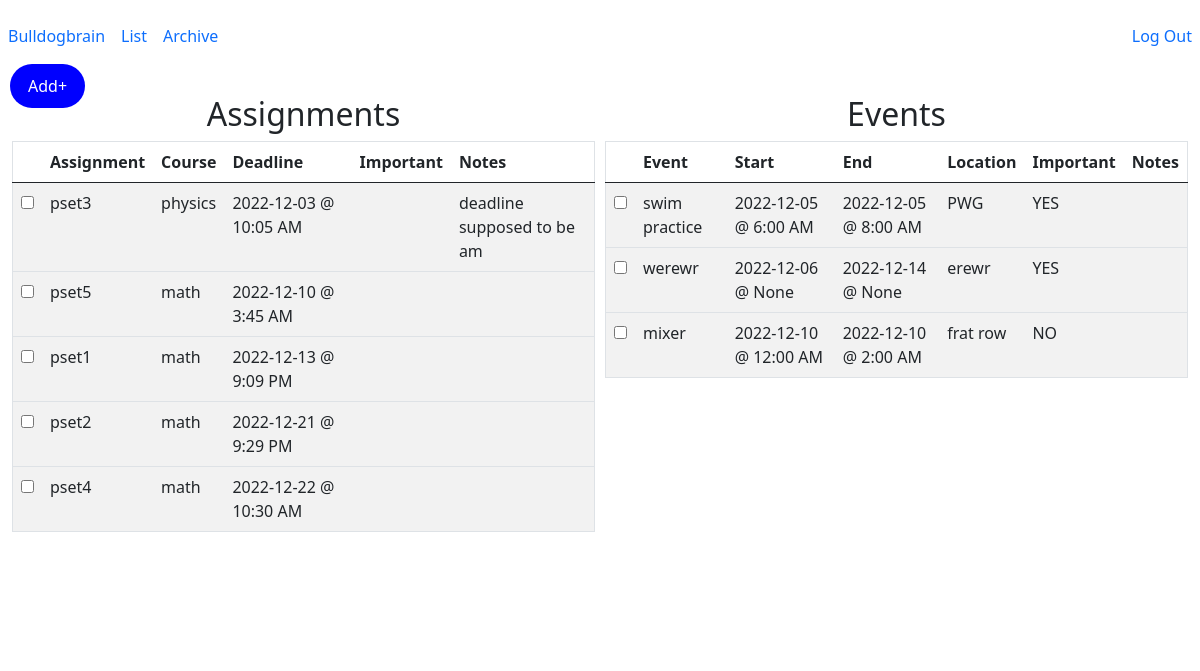
Page /list (signed in) on the earlier database version.
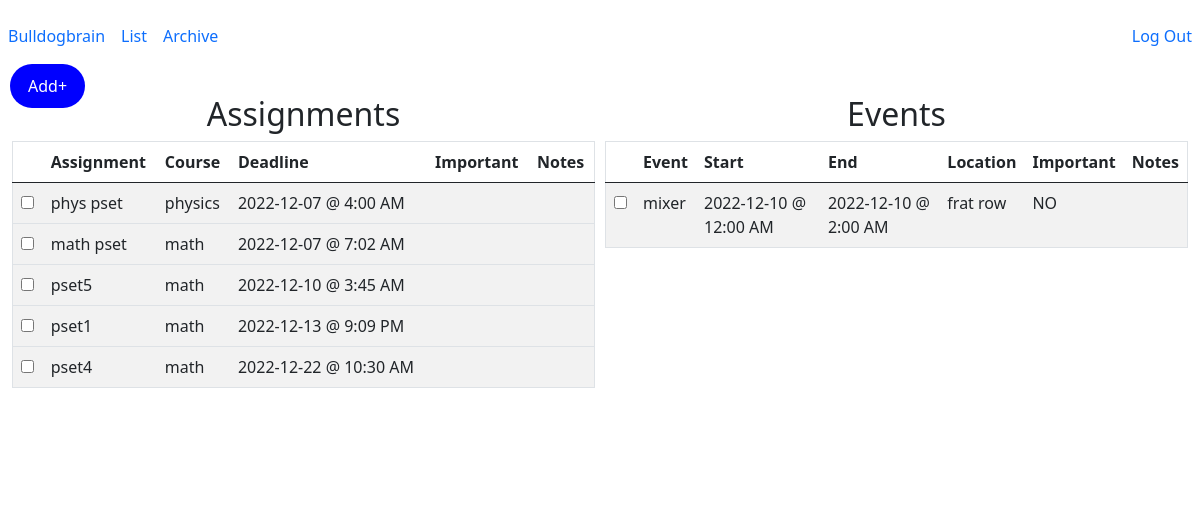
Same page on the later database version.
### tables this page shows
CREATE TABLE "assignments"(
    'id' INTEGER PRIMARY KEY AUTOINCREMENT NOT NULL, 
    'title' TEXT, 
    'course' TEXT, 
    'deadline' TEXT, 
    'importance' INTEGER, 
    'notes' TEXT, 
    'user_id' INTEGER, 'completed' INTEGER NOT NULL DEFAULT '0' CHECK (completed IN (0, 1)),
    FOREIGN KEY (user_id)
    REFERENCES users (id));

CREATE TABLE 'events'(
    'event_id' INTEGER PRIMARY KEY AUTOINCREMENT NOT NULL, 
    'title' TEXT,
    'location' TEXT, 
    'start_date' TEXT,
    'start_time' TEXT, 
    'end_date' TEXT,
    'end_time' TEXT,
    'importance' INTEGER, 
    'notes' TEXT, 
    'user_id' INTEGER, 'completed' INTEGER NOT NULL DEFAULT '0' CHECK (completed IN (0, 1)),
    FOREIGN KEY (user_id)
    REFERENCES users (id));

### app.py (the view)
@app.route("/list", methods=["GET", "POST"])
def list():
    assignments = db.execute(
            "SELECT id, title, course, date(deadline) as date, CASE WHEN StrFTime('%H', deadline) % 12 = 0 THEN 12 ELSE StrFTime('%H', deadline) % 12 END || ':' || StrFTime('%M', deadline) || ' ' || CASE WHEN CAST(StrFTime('%H', deadline) AS INTEGER) > 12 THEN 'PM' ELSE 'AM' END 'time', importance, notes FROM assignments WHERE user_id = ? AND completed != 1 ORDER BY deadline ASC", session["user_id"])
    events = db.execute(
            "SELECT event_id, title, location, start_date, CASE WHEN StrFTime('%H', start_time) % 12 = 0 THEN 12 ELSE StrFTime('%H', start_time) % 12 END || ':' || StrFTime('%M', start_time) || ' ' || CASE WHEN CAST(StrFTime('%H', start_time) AS INTEGER) > 12 THEN 'PM' ELSE 'AM' END 'start_time', end_date, CASE WHEN StrFTime('%H', end_time) % 12 = 0 THEN 12 ELSE StrFTime('%H', end_time) % 12 END || ':' || StrFTime('%M', end_time) || ' ' || CASE WHEN CAST(StrFTime('%H', end_time) AS INTEGER) > 12 THEN 'PM' ELSE 'AM' END 'end_time', importance, notes FROM events WHERE user_id = ? AND completed != 1 ORDER BY start_date ASC, start_time ASC", session["user_id"])
    if request.method == "POST":
        assignment_id = request.form.get("assignment_id")
        db.execute("UPDATE assignments SET completed = '1' WHERE id = ?", assignment_id)
        event_id = request.form.get("event_id")
        db.execute("UPDATE events SET completed = '1' WHERE event_id = ?", event_id)
        return redirect("/list")
    else:
        return render_template("list.html", assignments=assignments, events=events)

### app.py (called while the page is built)
@app.after_request
def after_request(response):
    response.headers["Cache-Control"] = "no-cache, no-store, must-revalidate"
    response.headers["Expires"] = 0
    response.headers["Pragma"] = "no-cache"
    return response

### templates/list.html (shortened to what this page needs)
{% extends "layout.html" %}
{% block main %}
<div>
    <br>
</div>
<div class="row">
<div class="column">
    <h2 style = "position:relative;top:-90px">Assignments</h2>
        <table style = "position:relative;top:-90px" class="table table-striped">
            <thead>
                <tr>
                    <th></th>
                    <th>Assignment</th>
                    <th>Course</th>
                    <th>Deadline</th>
                    <th>Important</th>
                    <th>Notes</th>
                </tr>
            </thead>
            <tbody>
                {% for assignments in assignments %}
                <tr>
                    <td>
                        <form id="completion" action="/list" method="post">
                            <input autocomplete="off" type="checkbox" id="assignment_id" name="assignment_id" value="{{ assignments.id }}" onclick="submit()" required>
                        </form>
                    </td>
                    <td>{{ assignments.title }}</td>
                    <td>{{ assignments.course }}</td>
                    <td>{{ assignments.date }} @ {{ assignments.time }}</td>
                    <td>{{ assignments.importance }}</td>
                    <td>{{ assignments.notes }}</td>
                </tr>
                {% endfor %}
            </tbody>
        </table>
    </div>
    <div class="column">
        <h2 style = "position:relative;top:-90px">Events</h2>
        <table style = "position:relative;top:-90px" class="table table-striped">
            <thead>
                <tr>
                    <th></th>
                    <th>Event</th>
                    <th>Start</th>
                    <th>End</th>
                    <th>Location</th>
                    <th>Important</th>
                    <th>Notes</th>
                </tr>
            </thead>
            <tbody>
                {% for events in events %}
                <tr>
                    <td>
                        <form id="completion" action="/list" method="post">
                            <input autocomplete="off" type="checkbox" id="event_id" name="event_id" value="{{ events.event_id }}" onclick="submit()" required>
                        </form>
                    </td>
                    <td>{{ events.title }}</td>
                    <td>{{ events.start_date }} @ {{ events.start_time }}</td>
                    <td>{{ events.end_date }} @ {{ events.end_time }}</td>
                    <td>{{ events.location }}</td>
                    <td>{{ events.importance }}</td>
                    <td>{{ events.notes }}</td>
                </tr>
                {% endfor %}
            </tbody>
        </table>
    </div>
</div>
{% endblock %}

Differences in the rows shown:
no longer on this page (row edited): assignments: title "pset3", course "physics", date "2022-12-03", time "10:05 AM", notes "deadline supposed to be am"
no longer on this page (row edited): assignments: title "pset2", course "math", date "2022-12-21", time "9:29 PM"
no longer on this page (row edited): events: title "swim practice", start_date "2022-12-05", start_time "6:00 AM", end_date "2022-12-05", end_time "8:00 AM", location "PWG", importance "YES"
no longer on this page (row edited): events: title "werewr", start_date "2022-12-06", start_time "None", end_date "2022-12-14", end_time "None", location "erewr", importance "YES"
added assignments: title "phys pset", course "physics", date "2022-12-07", time "4:00 AM"
added assignments: title "math pset", course "math", date "2022-12-07", time "7:02 AM"
